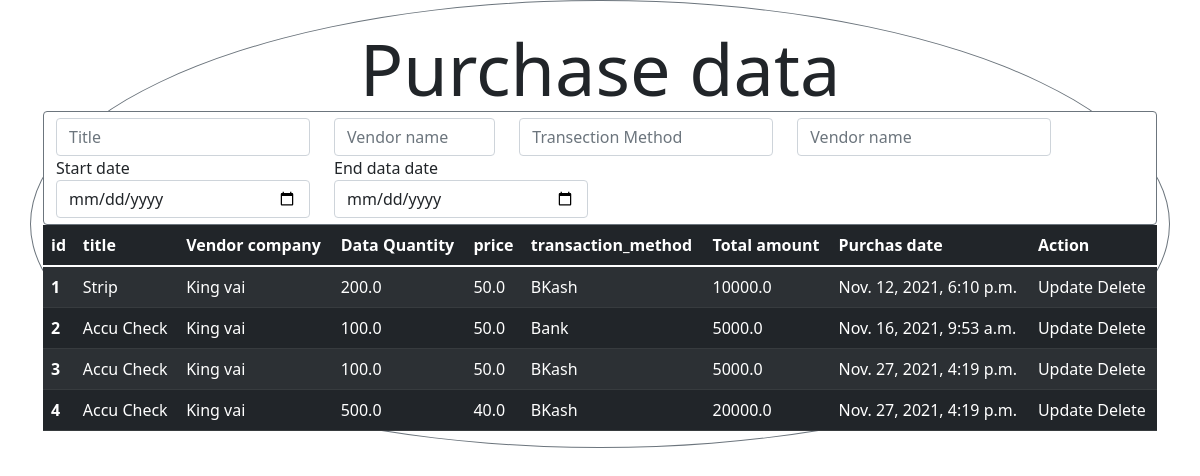
/transection/pur_prodcut, run on the app's committed database.
### Transaction_app/models.py (models this page shows, shortened)
class Purchase(models.Model):
   product            = models.ForeignKey(Product,on_delete=models.CASCADE)
   vendor             = models.ForeignKey(Vendor,on_delete=models.CASCADE)
   quantity           = models.FloatField()
   price              = models.FloatField()
   transaction_method = models.ForeignKey(Transaction_Method,on_delete=models.CASCADE,null=True,default="None")
   total_amount       = models.FloatField(editable=False,default=0)
   purchase_date      = models.DateTimeField(auto_now_add=True)
   class Meta:
      verbose_name_plural="Purchase Data"

class Transaction_Method(models.Model):
   method_name = models.CharField(max_length=20)
   class Meta:
      verbose_name_plural="Transaction Method"

### Products/models.py (models this page shows, shortened)
class Product(models.Model):
   title          =  models.CharField(max_length=100)
   detail         = models.TextField(max_length=100)
   creator        = models.ForeignKey(User,on_delete=models.CASCADE)
   category       = models.ForeignKey(Product_Category,on_delete=models.CASCADE)
   unit           = models.ForeignKey(Product_Unit,on_delete=models.CASCADE)
   product_photo  = models.ImageField(upload_to=upload_image_path,null=True)
   upload_date    = models.DateField(auto_now_add=True)

### Vendor_Company/models.py (models this page shows, shortened)
class Vendor(models.Model):
   vendor_name = models.CharField(max_length=100,null=True)
   country = models.CharField(max_length=50,null=True)
   address = models.CharField(max_length=100,null=True)
   phone_number = models.IntegerField(null=True)
   email = models.EmailField(max_length=20,null=True)
   vendor_photo = models.ImageField(upload_to=upload_image_path,null=True)
   running_status = models.BooleanField(null=True)

### Transaction_app/views.py (the view)
# urls.py: path('pur_prodcut',purchase_data_view, name='pur_data_link'),
def purchase_data_view(request):
   all_purchase_data = Purchase.objects.all()
   context = {
      'all_purchase_data':all_purchase_data
   }
   return render(request,'all_purchase_data.html',context)

### Transaction_app/templates/all_purchase_data.html
{% extends 'bootstrap/cdn.html' %}
{% load static %}
{% block head %}
    <div class="border-secondary container border border rounded-circle">
    <br>
    <div class="display-2 text-center">Purchase data</div>
    <form class="border-secondary form-control">
        <div class="row">
            <div class="col-3">
                <input class="form-control" placeholder="Title">
            </div>
            <div class="col-2">
                <input class="form-control" placeholder="Vendor name">
            </div>
            <div class="col-3">
                <input class="form-control" placeholder="Transection Method">
            </div>
            <div class="col-3">
                <input class="form-control" placeholder="Vendor name">
            </div>
        </div>
        <div class="row">
            <div class="col-3">
                <label>Start date</label><input class="form-control" type="date" placeholder="start date">
            </div>
            <div class="col-3">
                <label>End data date</label><input class="form-control" type="date" placeholder="start date">
            </div>
        </div>
    </form>
        <table class="table table-striped table-dark">
          <thead>
            <tr>
                <th scope="col">id</th>
                <th scope="col">title</th>
                <th scope="col">Vendor company</th>
                <th scope="col">Data Quantity</th>
                <th scope="col">price</th>
                <th scope="col">transaction_method</th>
                <th scope="col">Total amount</th>
                <th scope="col">Purchas date</th>
                <th scope="col">Action</th>
            </tr>
          </thead>
          <tbody>
          {% for data in all_purchase_data %}
            <tr>
                <th scope="row">{{ data.id }}</th>
                <td>{{ data.product.title }}</td>
                <td>{{ data.vendor.vendor_name }}</td>
                <td>{{ data.quantity }}</td>
                <td>{{ data.price }}</td>
                <td>{{ data.transaction_method.method_name }}</td>
                <td>{{ data.total_amount }}</td>
                <td>{{ data.purchase_date }}</td>
                <td>
                    <a>Update</a>
                    <a>Delete</a>
                </td>
            </tr>
          {% endfor %}
          </tbody>
        </table>
    </div>
{% endblock %}

### data on the page
Purchase: id "1", product "Strip", vendor.vendor_name "King vai", quantity "200.0", price "50.0", transaction_method.method_name "BKash", total_amount "10000.0", purchase_date "Nov. 12, 2021, 6:10 p.m."
Purchase: id "2", product "Accu Check", vendor.vendor_name "King vai", quantity "100.0", price "50.0", transaction_method.method_name "Bank", total_amount "5000.0", purchase_date "Nov. 16, 2021, 9:53 a.m."
Purchase: id "3", product "Accu Check", vendor.vendor_name "King vai", quantity "100.0", price "50.0", transaction_method.method_name "BKash", total_amount "5000.0", purchase_date "Nov. 27, 2021, 4:19 p.m."
Purchase: id "4", product "Accu Check", vendor.vendor_name "King vai", quantity "500.0", price "40.0", transaction_method.method_name "BKash", total_amount "20000.0", purchase_date "Nov. 27, 2021, 4:19 p.m."
